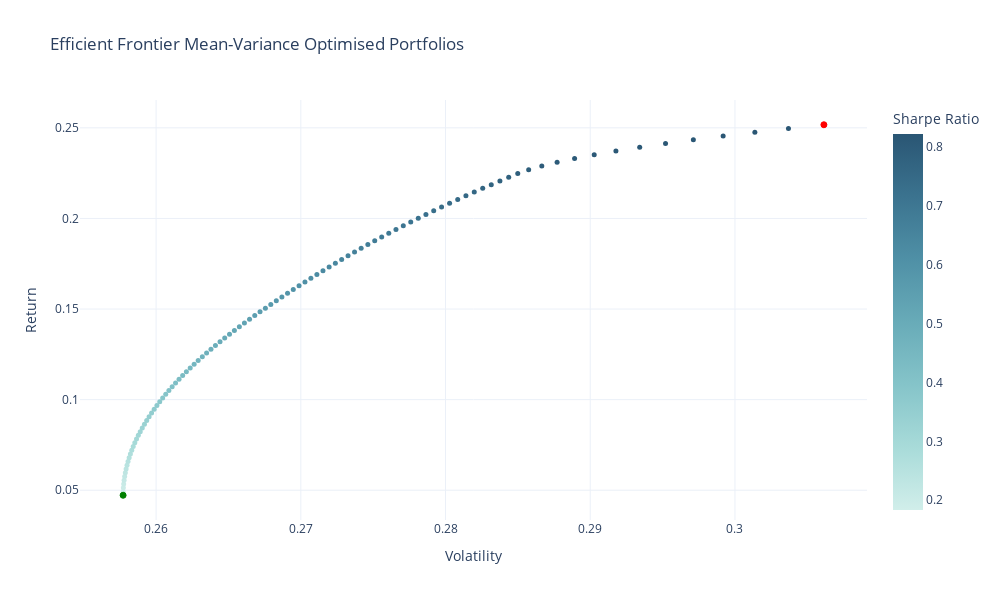

The notebook cell this image was saved under:
### Code cell
# Plot the efficient frontier portfolio
fig = px.scatter(
    efficient_frontier_df, x='Target Volatility', y='Target Returns', color='Target Sharpe Ratio',
    labels={'Target Volatility': 'Volatility', 'Target Returns': 'Return', 'Target Sharpe Ratio': 'Sharpe Ratio'},
    color_continuous_scale=px.colors.sequential.Teal,
    title='Efficient Frontier Mean-Variance Optimised Portfolios'
    ).update_traces(mode='markers', marker=dict(symbol='circle', size=5))

# Plot the max sharpe portfolio
fig.add_scatter(
    mode='markers',
    x=max_sharpe_performance_df['Volatility'],
    y=max_sharpe_performance_df['Return'],
    marker=dict(color='red', size=6, symbol='circle', line=dict(color='red', width=1)),
    name='Max Sharpe Ratio'
).update_layout(showlegend=False)

# Plot the min variance portfolio
fig.add_scatter(
    mode='markers',
    x=min_variance_performance_df['Volatility'],
    y=min_variance_performance_df['Return'],
    marker=dict(color='green', size=6, symbol='circle', line=dict(color='green', width=1)),
    name='Minimum Variance'
).update_layout(showlegend=False)

# Show spikes
fig.update_xaxes(showspikes=True)
fig.update_yaxes(showspikes=True)
fig.show()

### Figure 1 — Plotly figure (JSON) as saved in the notebook; plotly's stock layout.template omitted (floating-point values rounded to 4 significant figures)
{"data": [{"hovertemplate": "Volatility=%{x}<br>Return=%{y}<br>Sharpe Ratio=%{marker.color}<extra></extra>", "legendgroup": "", "marker": {"color": [0.1833, 0.1913, 0.1993, 0.2073, 0.2153, 0.2233, 0.2312, 0.2392, 0.2471, 0.2551, 0.263, 0.2709, 0.2788, 0.2867, 0.2945, 0.3024, 0.3102, 0.3181, 0.3259, 0.3336, 0.3414, 0.3491, 0.3569, 0.3646, 0.3722, 0.3799, 0.3875, 0.3951, 0.4027, 0.4103, 0.4178, 0.4253, 0.4328, 0.4403, 0.4477, 0.4551, 0.4625, 0.4698, 0.4771, 0.4844, 0.4917, 0.4989, 0.5061, 0.5132, 0.5204, 0.5275, 0.5345, 0.5416, 0.5486, 0.5556, 0.5625, 0.5694, 0.5763, 0.5832, 0.59, 0.5968, 0.6036, 0.6103, 0.617, 0.6237, 0.6303, 0.6369, 0.6435, 0.6501, 0.6566, 0.663, 0.6695, 0.6759, 0.6822, 0.6885, 0.6948, 0.701, 0.7072, 0.7133, 0.7194, 0.7254, 0.7314, 0.7374, 0.7433, 0.7492, 0.755, 0.7608, 0.7665, 0.7722, 0.7779, 0.7835, 0.789, 0.7941, 0.7988, 0.8031, 0.8069, 0.8102, 0.8131, 0.8156, 0.8177, 0.8193, 0.8206, 0.8215, 0.822, 0.8222], "coloraxis": "coloraxis", "size": 5, "symbol": "circle"}, "mode": "markers", "name": "", "orientation": "v", "showlegend": false, "type": "scatter", "x": [0.2577, 0.2577, 0.2577, 0.2578, 0.2578, 0.2578, 0.2579, 0.2579, 0.258, 0.2581, 0.2581, 0.2582, 0.2583, 0.2584, 0.2585, 0.2586, 0.2588, 0.2589, 0.259, 0.2592, 0.2593, 0.2595, 0.2597, 0.2599, 0.2601, 0.2602, 0.2605, 0.2607, 0.2609, 0.2611, 0.2613, 0.2616, 0.2618, 0.2621, 0.2624, 0.2626, 0.2629, 0.2632, 0.2635, 0.2638, 0.2641, 0.2644, 0.2647, 0.2651, 0.2654, 0.2658, 0.2661, 0.2665, 0.2668, 0.2672, 0.2676, 0.2679, 0.2683, 0.2687, 0.2691, 0.2695, 0.2699, 0.2703, 0.2707, 0.2711, 0.2715, 0.272, 0.2724, 0.2728, 0.2733, 0.2737, 0.2742, 0.2746, 0.2751, 0.2756, 0.2761, 0.2766, 0.2771, 0.2776, 0.2781, 0.2786, 0.2792, 0.2797, 0.2803, 0.2808, 0.2814, 0.282, 0.2826, 0.2832, 0.2838, 0.2844, 0.285, 0.2857, 0.2867, 0.2877, 0.2889, 0.2903, 0.2918, 0.2934, 0.2952, 0.2971, 0.2992, 0.3014, 0.3037, 0.3061], "xaxis": "x", "y": [0.04723, 0.0493, 0.05136, 0.05343, 0.05549, 0.05756, 0.05963, 0.06169, 0.06376, 0.06582, 0.06789, 0.06995, 0.07202, 0.07408, 0.07615, 0.07821, 0.08028, 0.08234, 0.08441, 0.08648, 0.08854, 0.09061, 0.09267, 0.09474, 0.0968, 0.09887, 0.1009, 0.103, 0.1051, 0.1071, 0.1092, 0.1113, 0.1133, 0.1154, 0.1175, 0.1195, 0.1216, 0.1237, 0.1257, 0.1278, 0.1298, 0.1319, 0.134, 0.136, 0.1381, 0.1402, 0.1422, 0.1443, 0.1464, 0.1484, 0.1505, 0.1526, 0.1546, 0.1567, 0.1588, 0.1608, 0.1629, 0.165, 0.167, 0.1691, 0.1712, 0.1732, 0.1753, 0.1774, 0.1794, 0.1815, 0.1835, 0.1856, 0.1877, 0.1897, 0.1918, 0.1939, 0.1959, 0.198, 0.2001, 0.2021, 0.2042, 0.2063, 0.2083, 0.2104, 0.2125, 0.2145, 0.2166, 0.2187, 0.2207, 0.2228, 0.2249, 0.2269, 0.229, 0.231, 0.2331, 0.2352, 0.2372, 0.2393, 0.2414, 0.2434, 0.2455, 0.2476, 0.2496, 0.2517], "yaxis": "y"}, {"marker": {"color": "red", "line": {"color": "red", "width": 1}, "size": 6, "symbol": "circle"}, "mode": "markers", "name": "Max Sharpe Ratio", "type": "scatter", "x": [0.3061], "y": [0.2517]}, {"marker": {"color": "green", "line": {"color": "green", "width": 1}, "size": 6, "symbol": "circle"}, "mode": "markers", "name": "Minimum Variance", "type": "scatter", "x": [0.2577], "y": [0.04723]}], "layout": {"coloraxis": {"colorbar": {"title": {"text": "Sharpe Ratio"}}, "colorscale": [[0, "rgb(209, 238, 234)"], [0.1667, "rgb(168, 219, 217)"], [0.3333, "rgb(133, 196, 201)"], [0.5, "rgb(104, 171, 184)"], [0.6667, "rgb(79, 144, 166)"], [0.8333, "rgb(59, 115, 143)"], [1, "rgb(42, 86, 116)"]]}, "height": 600, "legend": {"tracegroupgap": 0}, "showlegend": false, "title": {"text": "Efficient Frontier Mean-Variance Optimised Portfolios"}, "width": 1000, "xaxis": {"anchor": "y", "domain": [0, 1], "showspikes": true, "title": {"text": "Volatility"}}, "yaxis": {"anchor": "x", "domain": [0, 1], "showspikes": true, "title": {"text": "Return"}}}}
